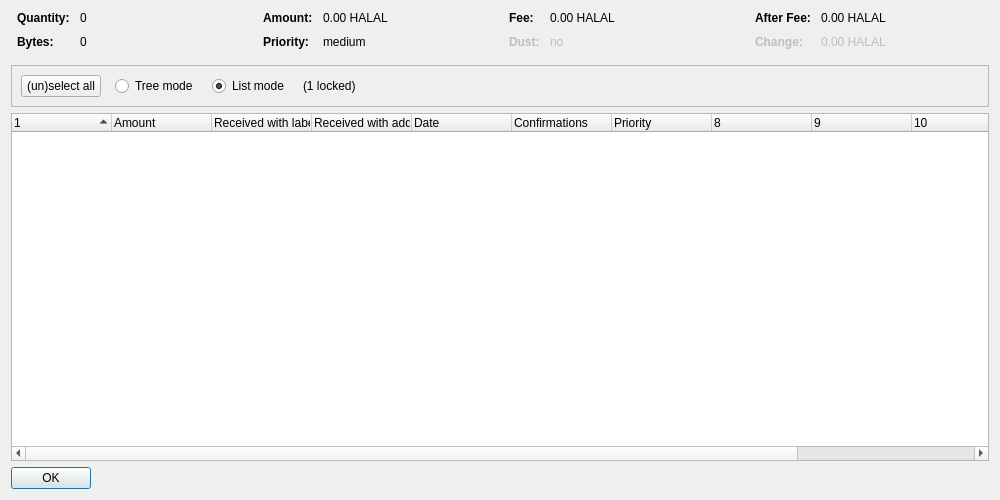
<?xml version="1.0" encoding="UTF-8"?>
<ui version="4.0">
 <class>SigmaCoinControlDialog</class>
 <widget class="QDialog" name="SigmaCoinControlDialog">
  <property name="geometry">
   <rect>
    <x>0</x>
    <y>0</y>
    <width>1000</width>
    <height>500</height>
   </rect>
  </property>
  <property name="windowTitle">
   <string>Coin Selection</string>
  </property>
  <layout class="QVBoxLayout" name="verticalLayout">
   <item>
    <layout class="QHBoxLayout" name="horizontalLayoutTop" stretch="0,0,0,0">
     <property name="topMargin">
      <number>0</number>
     </property>
     <property name="bottomMargin">
      <number>10</number>
     </property>
     <item>
      <layout class="QFormLayout" name="formLayoutCoinControl1">
       <property name="horizontalSpacing">
        <number>10</number>
       </property>
       <property name="verticalSpacing">
        <number>10</number>
       </property>
       <property name="leftMargin">
        <number>6</number>
       </property>
       <property name="rightMargin">
        <number>6</number>
       </property>
       <item row="0" column="0">
        <widget class="QLabel" name="labelCoinControlQuantityText">
         <property name="font">
          <font>
           <weight>75</weight>
           <bold>true</bold>
          </font>
         </property>
         <property name="text">
          <string>Quantity:</string>
         </property>
        </widget>
       </item>
       <item row="0" column="1">
        <widget class="QLabel" name="labelCoinControlQuantity">
         <property name="cursor">
          <cursorShape>IBeamCursor</cursorShape>
         </property>
         <property name="contextMenuPolicy">
          <enum>Qt::ActionsContextMenu</enum>
         </property>
         <property name="text">
          <string notr="true">0</string>
         </property>
         <property name="textInteractionFlags">
          <set>Qt::LinksAccessibleByMouse|Qt::TextSelectableByKeyboard|Qt::TextSelectableByMouse</set>
         </property>
        </widget>
       </item>
       <item row="1" column="0">
        <widget class="QLabel" name="labelCoinControlBytesText">
         <property name="font">
          <font>
           <weight>75</weight>
           <bold>true</bold>
          </font>
         </property>
         <property name="text">
          <string>Bytes:</string>
         </property>
        </widget>
       </item>
       <item row="1" column="1">
        <widget class="QLabel" name="labelCoinControlBytes">
         <property name="cursor">
          <cursorShape>IBeamCursor</cursorShape>
         </property>
         <property name="contextMenuPolicy">
          <enum>Qt::ActionsContextMenu</enum>
         </property>
         <property name="text">
          <string notr="true">0</string>
         </property>
         <property name="textInteractionFlags">
          <set>Qt::LinksAccessibleByMouse|Qt::TextSelectableByKeyboard|Qt::TextSelectableByMouse</set>
         </property>
        </widget>
       </item>
      </layout>
     </item>
     <item>
      <layout class="QFormLayout" name="formLayoutCoinControl2">
       <property name="horizontalSpacing">
        <number>10</number>
       </property>
       <property name="verticalSpacing">
        <number>10</number>
       </property>
       <property name="leftMargin">
        <number>6</number>
       </property>
       <property name="rightMargin">
        <number>6</number>
       </property>
       <item row="0" column="0">
        <widget class="QLabel" name="labelCoinControlAmountText">
         <property name="font">
          <font>
           <weight>75</weight>
           <bold>true</bold>
          </font>
         </property>
         <property name="text">
          <string>Amount:</string>
         </property>
        </widget>
       </item>
       <item row="0" column="1">
        <widget class="QLabel" name="labelCoinControlAmount">
         <property name="cursor">
          <cursorShape>IBeamCursor</cursorShape>
         </property>
         <property name="contextMenuPolicy">
          <enum>Qt::ActionsContextMenu</enum>
         </property>
         <property name="text">
          <string notr="true">0.00 HALAL</string>
         </property>
         <property name="textInteractionFlags">
          <set>Qt::LinksAccessibleByMouse|Qt::TextSelectableByKeyboard|Qt::TextSelectableByMouse</set>
         </property>
        </widget>
       </item>
       <item row="1" column="0">
        <widget class="QLabel" name="labelCoinControlPriorityText">
         <property name="font">
          <font>
           <weight>75</weight>
           <bold>true</bold>
          </font>
         </property>
         <property name="text">
          <string>Priority:</string>
         </property>
        </widget>
       </item>
       <item row="1" column="1">
        <widget class="QLabel" name="labelCoinControlPriority">
         <property name="cursor">
          <cursorShape>IBeamCursor</cursorShape>
         </property>
         <property name="contextMenuPolicy">
          <enum>Qt::ActionsContextMenu</enum>
         </property>
         <property name="text">
          <string notr="true">medium</string>
         </property>
         <property name="textInteractionFlags">
          <set>Qt::LinksAccessibleByMouse|Qt::TextSelectableByKeyboard|Qt::TextSelectableByMouse</set>
         </property>
        </widget>
       </item>
      </layout>
     </item>
     <item>
      <layout class="QFormLayout" name="formLayoutCoinControl3">
       <property name="horizontalSpacing">
        <number>10</number>
       </property>
       <property name="verticalSpacing">
        <number>10</number>
       </property>
       <property name="leftMargin">
        <number>6</number>
       </property>
       <property name="rightMargin">
        <number>6</number>
       </property>
       <item row="0" column="0">
        <widget class="QLabel" name="labelCoinControlFeeText">
         <property name="font">
          <font>
           <weight>75</weight>
           <bold>true</bold>
          </font>
         </property>
         <property name="text">
          <string>Fee:</string>
         </property>
        </widget>
       </item>
       <item row="0" column="1">
        <widget class="QLabel" name="labelCoinControlFee">
         <property name="cursor">
          <cursorShape>IBeamCursor</cursorShape>
         </property>
         <property name="contextMenuPolicy">
          <enum>Qt::ActionsContextMenu</enum>
         </property>
         <property name="text">
          <string notr="true">0.00 HALAL</string>
         </property>
         <property name="textInteractionFlags">
          <set>Qt::LinksAccessibleByMouse|Qt::TextSelectableByKeyboard|Qt::TextSelectableByMouse</set>
         </property>
        </widget>
       </item>
       <item row="1" column="0">
        <widget class="QLabel" name="labelCoinControlLowOutputText">
         <property name="enabled">
          <bool>false</bool>
         </property>
         <property name="font">
          <font>
           <weight>75</weight>
           <bold>true</bold>
          </font>
         </property>
         <property name="text">
          <string>Dust:</string>
         </property>
        </widget>
       </item>
       <item row="1" column="1">
        <widget class="QLabel" name="labelCoinControlLowOutput">
         <property name="enabled">
          <bool>false</bool>
         </property>
         <property name="cursor">
          <cursorShape>IBeamCursor</cursorShape>
         </property>
         <property name="contextMenuPolicy">
          <enum>Qt::ActionsContextMenu</enum>
         </property>
         <property name="text">
          <string notr="true">no</string>
         </property>
         <property name="textInteractionFlags">
          <set>Qt::LinksAccessibleByMouse|Qt::TextSelectableByKeyboard|Qt::TextSelectableByMouse</set>
         </property>
        </widget>
       </item>
      </layout>
     </item>
     <item>
      <layout class="QFormLayout" name="formLayoutCoinControl4">
       <property name="horizontalSpacing">
        <number>10</number>
       </property>
       <property name="verticalSpacing">
        <number>10</number>
       </property>
       <property name="leftMargin">
        <number>6</number>
       </property>
       <property name="rightMargin">
        <number>6</number>
       </property>
       <item row="0" column="0">
        <widget class="QLabel" name="labelCoinControlAfterFeeText">
         <property name="font">
          <font>
           <weight>75</weight>
           <bold>true</bold>
          </font>
         </property>
         <property name="text">
          <string>After Fee:</string>
         </property>
        </widget>
       </item>
       <item row="0" column="1">
        <widget class="QLabel" name="labelCoinControlAfterFee">
         <property name="cursor">
          <cursorShape>IBeamCursor</cursorShape>
         </property>
         <property name="contextMenuPolicy">
          <enum>Qt::ActionsContextMenu</enum>
         </property>
         <property name="text">
          <string notr="true">0.00 HALAL</string>
         </property>
         <property name="textInteractionFlags">
          <set>Qt::LinksAccessibleByMouse|Qt::TextSelectableByKeyboard|Qt::TextSelectableByMouse</set>
         </property>
        </widget>
       </item>
       <item row="1" column="0">
        <widget class="QLabel" name="labelCoinControlChangeText">
         <property name="enabled">
          <bool>false</bool>
         </property>
         <property name="font">
          <font>
           <weight>75</weight>
           <bold>true</bold>
          </font>
         </property>
         <property name="text">
          <string>Change:</string>
         </property>
        </widget>
       </item>
       <item row="1" column="1">
        <widget class="QLabel" name="labelCoinControlChange">
         <property name="enabled">
          <bool>false</bool>
         </property>
         <property name="cursor">
          <cursorShape>IBeamCursor</cursorShape>
         </property>
         <property name="contextMenuPolicy">
          <enum>Qt::ActionsContextMenu</enum>
         </property>
         <property name="text">
          <string notr="true">0.00 HALAL</string>
         </property>
         <property name="textInteractionFlags">
          <set>Qt::LinksAccessibleByMouse|Qt::TextSelectableByKeyboard|Qt::TextSelectableByMouse</set>
         </property>
        </widget>
       </item>
      </layout>
     </item>
    </layout>
   </item>
   <item>
    <widget class="QFrame" name="frame">
     <property name="minimumSize">
      <size>
       <width>0</width>
       <height>40</height>
      </size>
     </property>
     <property name="frameShape">
      <enum>QFrame::StyledPanel</enum>
     </property>
     <property name="frameShadow">
      <enum>QFrame::Sunken</enum>
     </property>
     <layout class="QHBoxLayout" name="horizontalLayout">
      <item>
       <layout class="QHBoxLayout" name="horizontalLayoutPanel" stretch="0,0,0,0,0">
        <property name="spacing">
         <number>14</number>
        </property>
        <item>
         <widget class="QPushButton" name="pushButtonSelectAll">
          <property name="sizePolicy">
           <sizepolicy hsizetype="Maximum" vsizetype="Fixed">
            <horstretch>0</horstretch>
            <verstretch>0</verstretch>
           </sizepolicy>
          </property>
          <property name="text">
           <string>(un)select all</string>
          </property>
          <property name="autoDefault">
           <bool>false</bool>
          </property>
         </widget>
        </item>
        <item>
         <widget class="QRadioButton" name="radioTreeMode">
          <property name="sizePolicy">
           <sizepolicy hsizetype="Maximum" vsizetype="Fixed">
            <horstretch>0</horstretch>
            <verstretch>0</verstretch>
           </sizepolicy>
          </property>
          <property name="text">
           <string>Tree mode</string>
          </property>
         </widget>
        </item>
        <item>
         <widget class="QRadioButton" name="radioListMode">
          <property name="sizePolicy">
           <sizepolicy hsizetype="Maximum" vsizetype="Fixed">
            <horstretch>0</horstretch>
            <verstretch>0</verstretch>
           </sizepolicy>
          </property>
          <property name="text">
           <string>List mode</string>
          </property>
          <property name="checked">
           <bool>true</bool>
          </property>
         </widget>
        </item>
        <item>
         <widget class="QLabel" name="labelLocked">
          <property name="text">
           <string notr="true">(1 locked)</string>
          </property>
         </widget>
        </item>
        <item>
         <spacer name="horizontalSpacer">
          <property name="orientation">
           <enum>Qt::Horizontal</enum>
          </property>
          <property name="sizeHint" stdset="0">
           <size>
            <width>40</width>
            <height>20</height>
           </size>
          </property>
         </spacer>
        </item>
       </layout>
      </item>
     </layout>
    </widget>
   </item>
   <item>
    <widget class="CoinControlTreeWidget" name="treeWidget">
     <property name="contextMenuPolicy">
      <enum>Qt::CustomContextMenu</enum>
     </property>
     <property name="sortingEnabled">
      <bool>false</bool>
     </property>
     <property name="columnCount">
      <number>12</number>
     </property>
     <attribute name="headerShowSortIndicator" stdset="0">
      <bool>true</bool>
     </attribute>
     <attribute name="headerStretchLastSection">
      <bool>false</bool>
     </attribute>
     <column>
      <property name="text">
       <string/>
      </property>
     </column>
     <column>
      <property name="text">
       <string>Amount</string>
      </property>
     </column>
     <column>
      <property name="text">
       <string>Received with label</string>
      </property>
     </column>
     <column>
      <property name="text">
       <string>Received with address</string>
      </property>
     </column>
     <column>
      <property name="text">
       <string>Date</string>
      </property>
     </column>
     <column>
      <property name="text">
       <string>Confirmations</string>
      </property>
      <property name="toolTip">
       <string>Confirmed</string>
      </property>
     </column>
     <column>
      <property name="text">
       <string>Priority</string>
      </property>
     </column>
     <column>
      <property name="text">
       <string/>
      </property>
     </column>
     <column>
      <property name="text">
       <string/>
      </property>
     </column>
     <column>
      <property name="text">
       <string/>
      </property>
     </column>
     <column>
      <property name="text">
       <string/>
      </property>
     </column>
     <column>
      <property name="text">
       <string/>
      </property>
     </column>
    </widget>
   </item>
   <item>
    <widget class="QDialogButtonBox" name="buttonBox">
     <property name="sizePolicy">
      <sizepolicy hsizetype="Maximum" vsizetype="Fixed">
       <horstretch>0</horstretch>
       <verstretch>0</verstretch>
      </sizepolicy>
     </property>
     <property name="orientation">
      <enum>Qt::Horizontal</enum>
     </property>
     <property name="standardButtons">
      <set>QDialogButtonBox::Ok</set>
     </property>
    </widget>
   </item>
  </layout>
 </widget>
 <customwidgets>
  <customwidget>
   <class>CoinControlTreeWidget</class>
   <extends>QTreeWidget</extends>
   <header>coincontroltreewidget.h</header>
  </customwidget>
 </customwidgets>
 <resources/>
 <connections/>
</ui>
